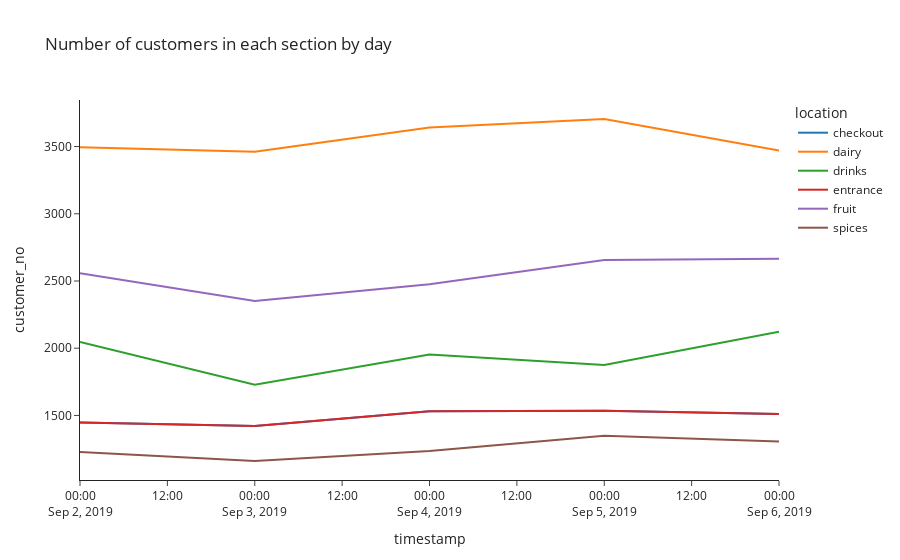

The code cell stored with this chart in its notebook:
### Code cell
px.line(
    location_by_day,
    x=location_by_day.index,
    y="customer_no",
    color="location",
    title="Number of customers in each section by day",
    template="simple_white",
)

### Figure 1 — Plotly figure (JSON) as saved in the notebook; plotly's stock layout.template omitted (floating-point values rounded to 4 significant figures)
{"data": [{"hovertemplate": "location=checkout<br>timestamp=%{x}<br>customer_no=%{y}<extra></extra>", "legendgroup": "checkout", "line": {"color": "#1F77B4", "dash": "solid"}, "marker": {"symbol": "circle"}, "mode": "lines", "name": "checkout", "orientation": "v", "showlegend": true, "type": "scatter", "x": ["2019-09-02T00:00:00", "2019-09-03T00:00:00", "2019-09-04T00:00:00", "2019-09-05T00:00:00", "2019-09-06T00:00:00"], "xaxis": "x", "y": [1447, 1422, 1531, 1535, 1510], "yaxis": "y"}, {"hovertemplate": "location=dairy<br>timestamp=%{x}<br>customer_no=%{y}<extra></extra>", "legendgroup": "dairy", "line": {"color": "#FF7F0E", "dash": "solid"}, "marker": {"symbol": "circle"}, "mode": "lines", "name": "dairy", "orientation": "v", "showlegend": true, "type": "scatter", "x": ["2019-09-02T00:00:00", "2019-09-03T00:00:00", "2019-09-04T00:00:00", "2019-09-05T00:00:00", "2019-09-06T00:00:00"], "xaxis": "x", "y": [3495, 3462, 3641, 3705, 3471], "yaxis": "y"}, {"hovertemplate": "location=drinks<br>timestamp=%{x}<br>customer_no=%{y}<extra></extra>", "legendgroup": "drinks", "line": {"color": "#2CA02C", "dash": "solid"}, "marker": {"symbol": "circle"}, "mode": "lines", "name": "drinks", "orientation": "v", "showlegend": true, "type": "scatter", "x": ["2019-09-02T00:00:00", "2019-09-03T00:00:00", "2019-09-04T00:00:00", "2019-09-05T00:00:00", "2019-09-06T00:00:00"], "xaxis": "x", "y": [2047, 1728, 1953, 1875, 2123], "yaxis": "y"}, {"hovertemplate": "location=entrance<br>timestamp=%{x}<br>customer_no=%{y}<extra></extra>", "legendgroup": "entrance", "line": {"color": "#D62728", "dash": "solid"}, "marker": {"symbol": "circle"}, "mode": "lines", "name": "entrance", "orientation": "v", "showlegend": true, "type": "scatter", "x": ["2019-09-02T00:00:00", "2019-09-03T00:00:00", "2019-09-04T00:00:00", "2019-09-05T00:00:00", "2019-09-06T00:00:00"], "xaxis": "x", "y": [1447, 1422, 1531, 1535, 1510], "yaxis": "y"}, {"hovertemplate": "location=fruit<br>timestamp=%{x}<br>customer_no=%{y}<extra></extra>", "legendgroup": "fruit", "line": {"color": "#9467BD", "dash": "solid"}, "marker": {"symbol": "circle"}, "mode": "lines", "name": "fruit", "orientation": "v", "showlegend": true, "type": "scatter", "x": ["2019-09-02T00:00:00", "2019-09-03T00:00:00", "2019-09-04T00:00:00", "2019-09-05T00:00:00", "2019-09-06T00:00:00"], "xaxis": "x", "y": [2558, 2352, 2476, 2656, 2666], "yaxis": "y"}, {"hovertemplate": "location=spices<br>timestamp=%{x}<br>customer_no=%{y}<extra></extra>", "legendgroup": "spices", "line": {"color": "#8C564B", "dash": "solid"}, "marker": {"symbol": "circle"}, "mode": "lines", "name": "spices", "orientation": "v", "showlegend": true, "type": "scatter", "x": ["2019-09-02T00:00:00", "2019-09-03T00:00:00", "2019-09-04T00:00:00", "2019-09-05T00:00:00", "2019-09-06T00:00:00"], "xaxis": "x", "y": [1228, 1161, 1235, 1348, 1306], "yaxis": "y"}], "layout": {"legend": {"title": {"text": "location"}, "tracegroupgap": 0}, "title": {"text": "Number of customers in each section by day"}, "xaxis": {"anchor": "y", "domain": [0, 1], "title": {"text": "timestamp"}}, "yaxis": {"anchor": "x", "domain": [0, 1], "title": {"text": "customer_no"}}}}
